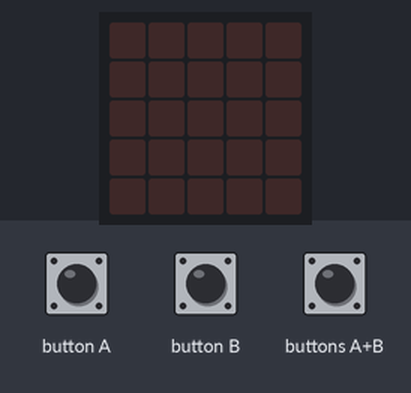
The program below on a simulated BBC micro:bit running MicroPython. Parts: the board's 5×5 LED display. The test bench sets the inputs (shaded band).

Above: at 1.2 s.
1.3 s: buttons A+B pressed for 0.15 s
At 3.9 s:
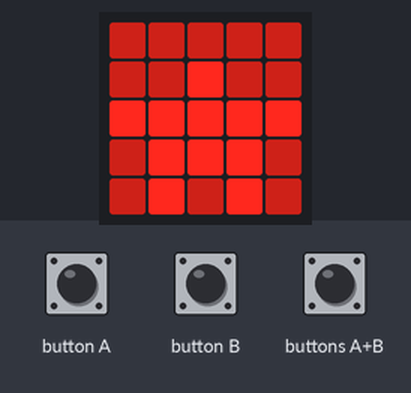
4.3 s: button A pressed for 0.15 s
7.4 s: button B pressed for 0.15 s
At 8.34 s:
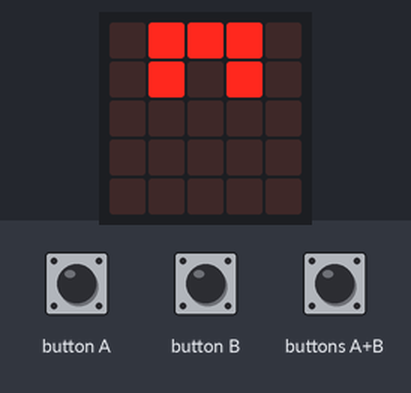
10.4 s: button B pressed for 1 s
13.4 s: button A pressed for 1 s
At 14.28 s:
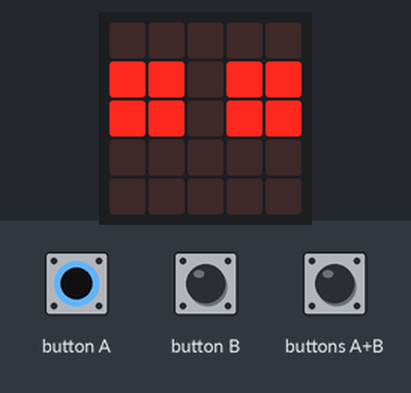
Timing chart, 0 to 16.4 s (numbered marks = the images above; inputs shaded):
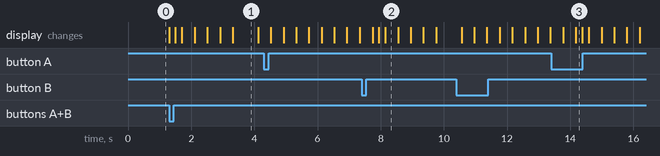

Measured:
- after the input at 1.3 s, the display: first changes at once (image 1 shows a later state)
- after the input at 7.4 s, the display: first changes after 0.34 s (image 2 shows a later state)
- after the input at 13.4 s, the display: first differs from a run without the input after 0.78 s (image 3)
- what the display in image 1 shows lasts 0.8 s, from 3.3 s to 4.1 s
- what the display in image 2 shows lasts 0.5 s, from 8.1 s to 8.6 s

The program:

10020047_1a-Axa.py
```python
import microbit
import radio
import math

#constants
mijnReserve  = 0
mijnSchool   = 20
mijnLeerling = 47

#setup
radio.config(group=1)
radio.on()

####################################################
##### vanaf hier mag je stukjes code aanpassen #####
####################################################

def functie_A():
    # deze code mag je veranderen
    microbit.display.show(
        microbit.Image( '00000:'
                        '99000:'
                        '99000:'
                        '00000:'
                        '00000:' ) )
    microbit.sleep(200)
    microbit.display.clear()
    # tot hier


def functie_B():
    # deze code mag je veranderen
    boat0 = microbit.Image("09990:"
                           "09090:"
                           "00000:"
                           "00000"
                           "00000")
    boat1 = microbit.Image("99999:"
                           "09990:"
                           "09090:"
                           "00000:"
                           "00000:")
    boat2 = microbit.Image("00900:"
                           "99999:"
                           "09990:"
                           "09090:"
                           "00000:")
    boat3 = microbit.Image("00000:"
                           "00900:"
                           "99999:"
                           "09990:"
                           "09090:")
    boat4 = microbit.Image("44444:"
                           "44944:"
                           "99999:"
                           "49994:"
                           "49494:")
    boat5 = microbit.Image("44444:"
                           "44944:"
                           "99999:"
                           "49994:"
                           "49494:")
    boat6 = microbit.Image("77777:"
                           "77977:"
                           "99999:"
                           "79997:"
                           "79797:")
    boat7 = microbit.Image("99999:"
                           "99999:"
                           "99999:"
                           "99999:"
                           "99999:")
    boat8 = microbit.Image("00000:"
                           "00000:"
                           "00000:"
                           "00000:"
                           "00000:")
    boat9 = microbit.Image("00000:"
                           "00100:"
                           "11111:"
                           "01110:"
                           "01010:")
    boat10 = microbit.Image("00000:"
                           "00300:"
                           "33333:"
                           "03330:"
                           "03030:")
    boat11 = microbit.Image("00000:"
                           "00500:"
                           "55555:"
                           "05550:"
                           "05050:")
    boat12 = microbit.Image("00000:"
                           "00700:"
                           "77777:"
                           "07770:"
                           "07070:")
    boat13 = microbit.Image("00000:"
                           "00900:"
                           "99999:"
                           "09990:"
                           "09090:")
    boat14 = microbit.Image("00000:"
                           "00000:"
                           "00000:"
                           "00000:"
                           "00000:")


    anim = [boat0, boat1, boat2, boat3, boat4, boat5, boat6, boat7, boat8, boat9, boat10, boat11, boat12, boat13, boat14]

    microbit.display.show(anim)
    # tot hier


def functie_AB():
    # deze code mag je veranderen
    microbit.display.show(
        microbit.Image( '00000:'
                        '99099:'
                        '99099:'
                        '00000:'
                        '00000:' ) )
    microbit.sleep(200)
    microbit.display.clear()
    # tot hier


############################################
###### tot hier mag je code aanpassen ######
############################################

def handleRadio(incoming):
    receivedNumber = float(incoming)
    nummerOntvangen = receivedNumber
    nummerKnopje    = int(nummerOntvangen / 1000000)
    nummerOntvangen = nummerOntvangen - nummerKnopje * 1000000
    nummerReserve   = int(nummerOntvangen / 100000)
    nummerOntvangen = nummerOntvangen - nummerReserve* 100000
    nummerSchool    = int(nummerOntvangen / 1000)
    nummerOntvangen = nummerOntvangen - nummerSchool * 1000
    nummerLeerling  = int(nummerOntvangen)

    if nummerReserve  == mijnReserve  or nummerReserve  == 0 :
        if nummerSchool   == mijnSchool   or nummerSchool   == 0:
            if nummerLeerling == mijnLeerling or nummerLeerling == 0:
                if nummerKnopje == 1:
                    #microbit.pin5.write_digital(0)
                    #microbit.sleep(50)
                    #microbit.pin5.write_digital(1)
                    functie_A()
                elif nummerKnopje == 2:
                    #microbit.pin11.write_digital(0)
                    #microbit.sleep(50)
                    #microbit.pin11.write_digital(1)
                    functie_B()
                else:
                    #microbit.pin5.write_digital(0)
                    #microbit.pin11.write_digital(0)
                    #microbit.sleep(50)
                    #microbit.pin5.write_digital(1)
                    #microbit.pin11.write_digital(1)
                    functie_AB()


def get_message():
    try:
        msg = radio.receive_bytes()
        if msg is not None:
            if int(msg[0]) == 01 and int(msg[1]) == 00 and int(msg[2]) == 01:
                packet_type = msg[3]
                if packet_type == 0:
                    payload = 0
                    for i in range(len(msg[12:])):
                        payload += msg[12+i] * math.pow(256, i)
                    handleRadio(payload)
    except Exception as e:
        radio.off()
        radio.on()


while True:
    get_message()

    if microbit.button_a.was_pressed() and microbit.button_b.was_pressed():
        functie_AB()
    elif microbit.button_a.get_presses() > 0:
        functie_A()
    elif microbit.button_b.get_presses() > 0:
        functie_B()
```
